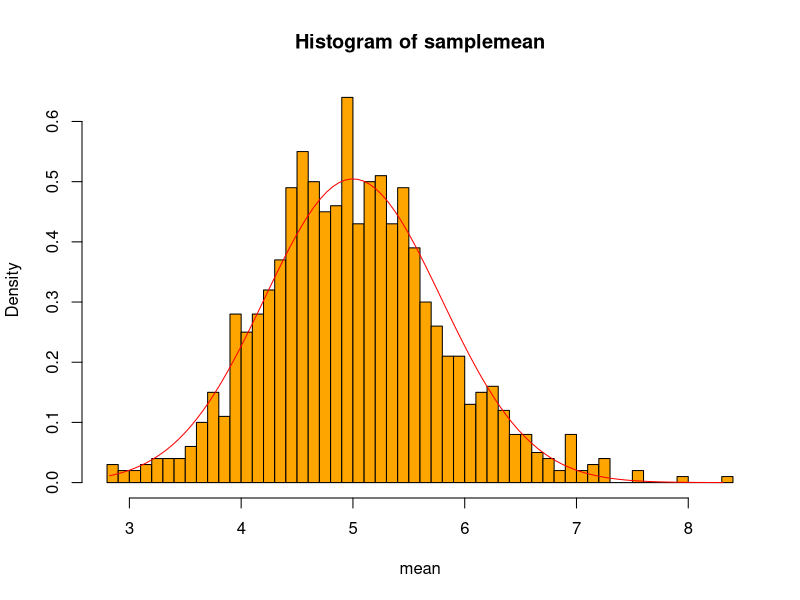
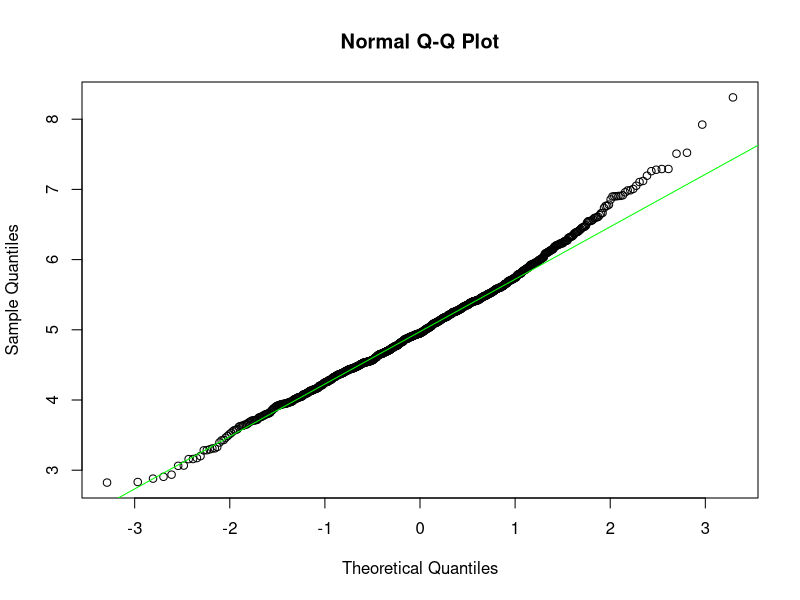
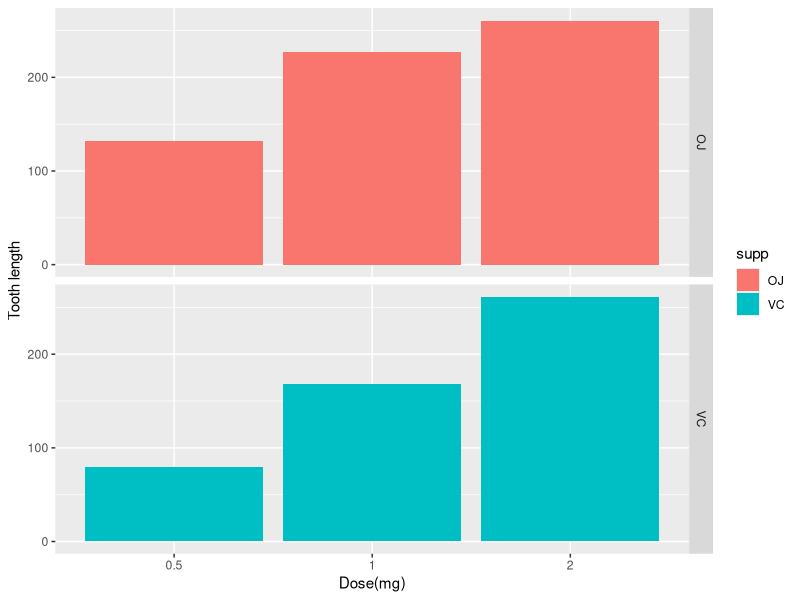
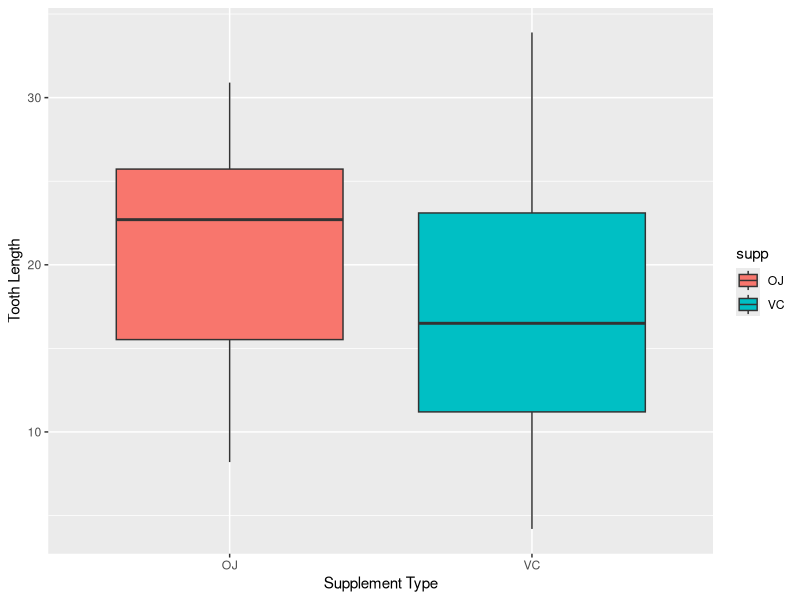
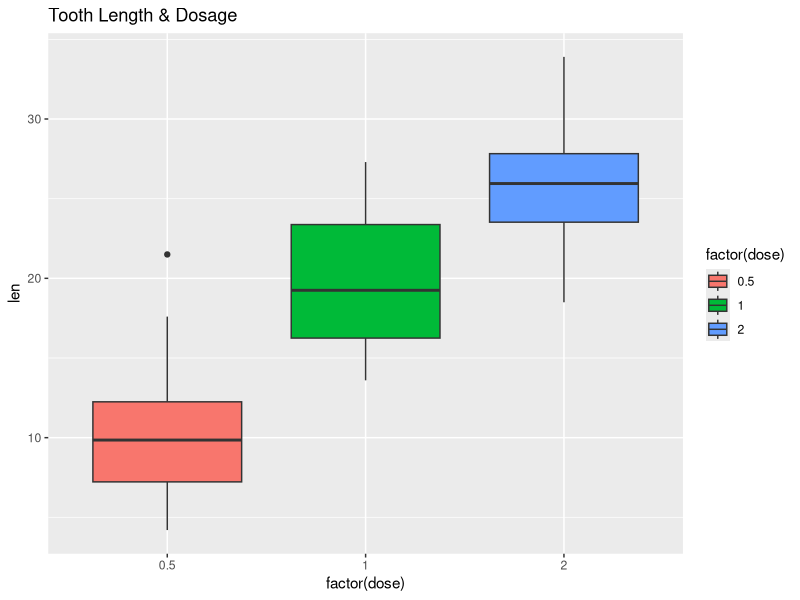

These figures' R source, in order:
## ---- chunk 1
knitr::opts_chunk$set(echo = TRUE)
## ---- chunk 2
library(ggplot2)
 l <- 0.2 # the rate parameter
 nsam <- 40 # sample size
 nsim <- 1000 # simulation size
 samplemean <- NULL
 for (i in 1:nsim) {
         samplemean <- c(samplemean, mean(rexp(nsam,l)))
 }
 mean(samplemean)
 mean_theo <- 1/l # theoretical mean
 mean_theo
## ---- chunk 3
sigma_theo <- 1/l/sqrt(nsam) # theoretical standard error
var_theo <- sigma_theo^2 # theoretical variance
var_sam <- var(samplemean)
var_theo
var_sam
## ---- chunk 4
hist(samplemean, breaks = nsam, prob = T, col = 'orange', xlab = "mean")
x <- seq(min(samplemean), max(samplemean), length=100)
lines(x, dnorm(x, mean = 1/l, sd=(1/l/sqrt(nsam))), pch=25, col="red")

## ---- chunk 5
qqnorm(samplemean)
qqline(samplemean, col="green")

## ---- chunk 6
library(datasets)
data("ToothGrowth")
str(ToothGrowth)
dim(ToothGrowth)
names(ToothGrowth)
## ---- chunk 7
library(ggplot2)
summary(ToothGrowth)
ggplot(data=ToothGrowth, aes(x=as.factor(dose), y=len, fill=supp)) +
        geom_bar(stat = "identity") +
        facet_grid(supp~.) +
        xlab("Dose(mg)") +
        ylab("Tooth length")
ggplot(data = ToothGrowth, aes(x=supp, y=len)) + geom_boxplot(aes(fill=supp)) +
        xlab("Supplement Type") + ylab ("Tooth Length")



## ---- chunk 8
unique(ToothGrowth$dose) # three dose groups
ggplot(aes(x=factor(dose), y=len), data= ToothGrowth) +
        geom_boxplot(aes(fill = factor(dose))) +
        labs(title = "Tooth Length & Dosage")
h1 <- t.test(len ~ supp, data = ToothGrowth)
h1

h2 <- t.test(len ~ supp, data = subset (ToothGrowth, dose == 0.5))
h2

h3 <- t.test(len ~ supp, data = subset (ToothGrowth, dose == 1))
h3

h4 <- t.test(len ~ supp, data = subset (ToothGrowth, dose == 2))
h4
